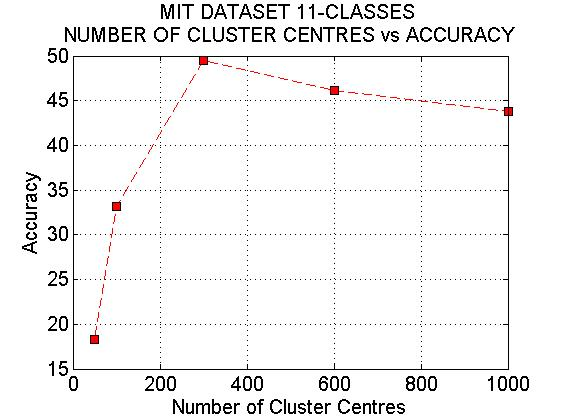
%> input picture paper/img/11c.jpg, 561 x 420 px
$ octave --eval "result = densSiftExtractor(imread('../paper/img/11c.jpg'));"   (GNU Octave 9; MATLAB toolbox functions it lacks are replaced by stand-ins)
%> lines starting %> are read from the running program, lines starting %| are printed output that depends on the picture
### processingPipeline/sp_dense_sift.m
function [sift_arr, grid_x, grid_y] = sp_dense_sift(I, grid_spacing, patch_size,num_bins)
%> called with grid_spacing = 24, patch_size = 24
% Original script by Svetlana Lazebnick
% Adapted by Antonio Torralba: modified using convolutions to speed up the computations.
% And brought back into Svetlana's library

if(~exist('grid_spacing','var'))
    grid_spacing = 1;
end
if(~exist('patch_size','var'))
    patch_size = 16;
end

if(~exist('num_bins','var'))
    num_bins = 4;
end


I = double(I);
I = mean(I,3);
%> I: size 300x400 double
I = I /max(I(:));

% parameters
num_angles = 8;

num_samples = num_bins * num_bins;
alpha = 9; %% parameter for attenuation of angles (must be odd)

if nargin < 5
    sigma_edge = 1;
end

angle_step = 2 * pi / num_angles;
angles = 0:angle_step:2*pi;
angles(num_angles+1) = []; % bin centers

[hgt wid] = size(I);
%> hgt = 300; wid = 400

[G_X,G_Y]=gen_dgauss(sigma_edge);

% add boundary:
I = [I(2:-1:1,:,:); I; I(end:-1:end-1,:,:)];
%> I: size 304x400 double
I = [I(:,2:-1:1,:) I I(:,end:-1:end-1,:)];
%> I: size 304x404 double

I = I-mean(I(:));
I_X = filter2(G_X, I, 'same'); % vertical edges
I_Y = filter2(G_Y, I, 'same'); % horizontal edges

I_X = I_X(3:end-2,3:end-2,:);
%> I_X: size 300x400 double
I_Y = I_Y(3:end-2,3:end-2,:);
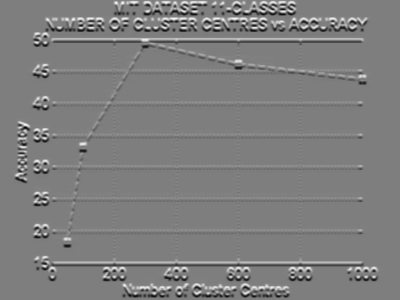
%> I_Y: size 300x400 double; min -0.849, max 0.858, mean -4.73e-05; drawn with min black and max white

I_mag = sqrt(I_X.^2 + I_Y.^2); % gradient magnitude
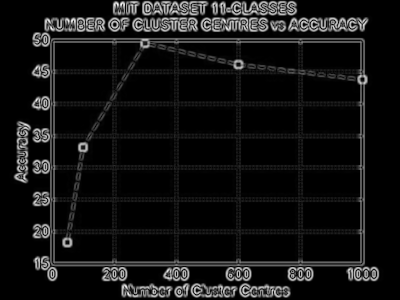
%> I_mag: size 300x400 double; min 2.89e-18, max 0.981, mean 0.0761
I_theta = atan2(I_Y,I_X);
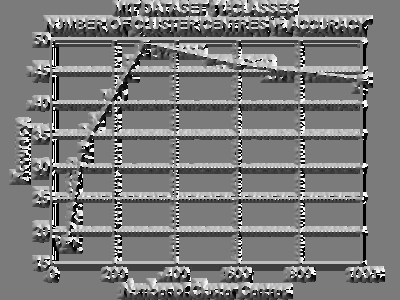
%> I_theta: size 300x400 double; min -3.14, max 3.14, mean -0.102; drawn with min black and max white
I_theta(find(isnan(I_theta))) = 0; % necessary????

% grid
grid_x = patch_size/2:grid_spacing:wid-patch_size/2+1;
grid_y = patch_size/2:grid_spacing:hgt-patch_size/2+1;

% make orientation images
I_orientation = zeros([hgt, wid, num_angles], 'single');

% for each histogram angle
cosI = cos(I_theta);
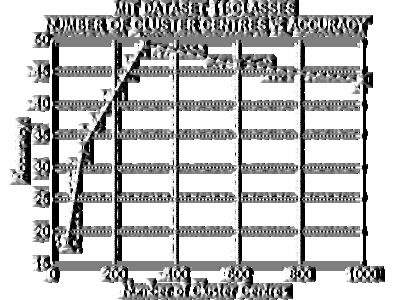
%> cosI: size 300x400 double; min -1, max 1, mean 0.501; drawn with min black and max white
sinI = sin(I_theta);
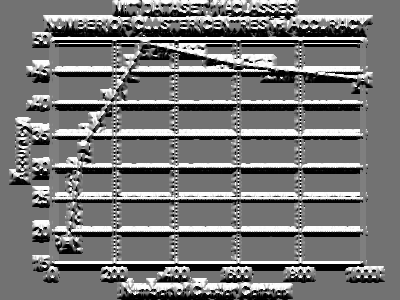
%> sinI: size 300x400 double; min -1, max 1, mean -0.0675; drawn with min black and max white
for a=1:num_angles
    % compute each orientation channel
    tmp = (cosI*cos(angles(a))+sinI*sin(angles(a))).^alpha;
    tmp = tmp .* (tmp > 0);

    % weight by magnitude
    I_orientation(:,:,a) = tmp .* I_mag;

end
%> this loop made 8 passes
%> pass 1, in sp_dense_sift, `tmp = tmp .* (tmp > 0);`:
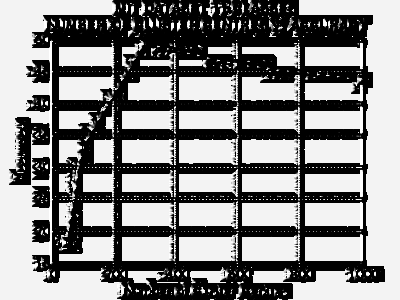
%> tmp: size 300x400 double; min 0, max 1, mean 0.543

% Convolution formulation:
weight_kernel = zeros(patch_size,patch_size);
r = patch_size/2;
cx = r - 0.5;
sample_res = patch_size/num_bins;
weight_x = abs((1:patch_size) - cx)/sample_res;
weight_x = (1 - weight_x) .* (weight_x <= 1);

for a = 1:num_angles
    %I_orientation(:,:,a) = conv2(I_orientation(:,:,a), weight_kernel, 'same');
    I_orientation(:,:,a) = conv2(weight_x, weight_x', I_orientation(:,:,a), 'same');

end

% Sample SIFT bins at valid locations (without boundary artifacts)
% find coordinates of sample points (bin centers)
[sample_x, sample_y] = meshgrid(linspace(1,patch_size+1,num_bins+1));
sample_x = sample_x(1:num_bins,1:num_bins); sample_x = sample_x(:)-patch_size/2;
sample_y = sample_y(1:num_bins,1:num_bins); sample_y = sample_y(:)-patch_size/2;

sift_arr = zeros([length(grid_y) length(grid_x) num_angles*num_bins*num_bins], 'single');
b = 0;
for n = 1:num_bins*num_bins
    sift_arr(:,:,b+1:b+num_angles) = I_orientation(grid_y+sample_y(n), grid_x+sample_x(n), :);
    b = b+num_angles;


end
%> after the loop, b = 128
clear I_orientation


% Outputs:
[grid_x,grid_y] = meshgrid(grid_x, grid_y);
[nrows, ncols, cols] = size(sift_arr);
%> nrows = 12; ncols = 16; cols = 128

% normalize SIFT descriptors

%sift_arr = reshape(sift_arr, [nrows*ncols num_angles*num_bins*num_bins]);
%sift_arr = normalize_sift(sift_arr);
%sift_arr = reshape(sift_arr, [nrows ncols num_angles*num_bins*num_bins]);


ct = .1;
sift_arr = sift_arr + ct;
tmp = sqrt(sum(sift_arr.^2, 3));
sift_arr = sift_arr ./ repmat(tmp, [1 1 size(sift_arr,3)]);

function [GX,GY]=gen_dgauss(sigma)

% laplacian of size sigma
%f_wid = 4 * floor(sigma);
%G = normpdf(-f_wid:f_wid,0,sigma);
%G = G' * G;
G = gen_gauss(sigma);
[GX,GY] = gradient(G);

GX = GX * 2 ./ sum(sum(abs(GX)));
GY = GY * 2 ./ sum(sum(abs(GY)));


function G=gen_gauss(sigma)

if all(size(sigma)==[1, 1])
    % isotropic gaussian
	f_wid = 4 * ceil(sigma) + 1;
    G = fspecial('gaussian', f_wid, sigma);
%	G = normpdf(-f_wid:f_wid,0,sigma);
%	G = G' * G;
else
    % anisotropic gaussian
    f_wid_x = 2 * ceil(sigma(1)) + 1;
    f_wid_y = 2 * ceil(sigma(2)) + 1;
    G_x = normpdf(-f_wid_x:f_wid_x,0,sigma(1));
    G_y = normpdf(-f_wid_y:f_wid_y,0,sigma(2));
    G = G_y' * G_x;
end

### processingPipeline/densSiftExtractor.m
function [siftFeatures] = densSiftExtractor( image )
%LLFE_IMPL
% This function calculates DSIFT features for the given image.
% siftFeatures is a 2D matrix where the rows are the different features and
% the columns the 128 dimensional sift vector

    % dummx implementation
    % siftFeatures = zeros(1,300);

    % image normalization (resizing to 300x400 or 400x300 depending on
    % image orientation)
    % this ensures that we get always the same number of SIFT features for every image

    if size(image,1) > size(image,2)
        im_res = imresize(image,[400 300]);
    else
        im_res = imresize(image,[300 400]);
    end

    % calculate DSIFT features:
    %[sift, gridX, gridY] = sp_dense_sift(im_res,32,32); % 108 features per image
    [sift, gridX, gridY] = sp_dense_sift(im_res,24,24); % 192 -||-
    %[sift, gridX, gridY] = sp_dense_sift(im_res,20,20); % 300 -||-
    siftFeatures = double(reshape(sift, [size(sift,1)*size(sift,2) size(sift,3)])); % bring sift features in 2D matrix
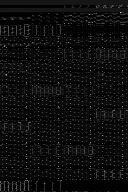
%> siftFeatures: size 192x128 double; min 0.00438, max 0.856, mean 0.0589

end

$ run again, on paper/img/67c.jpg
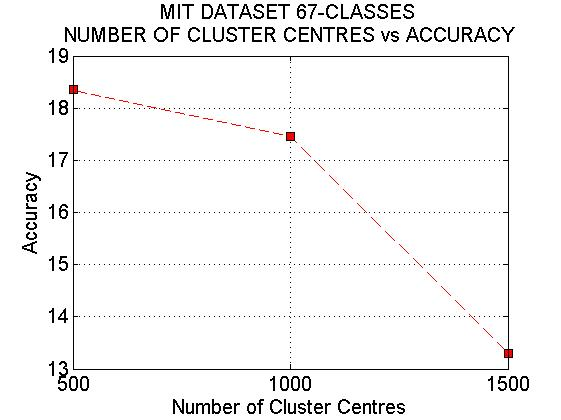
%> input picture paper/img/67c.jpg, 561 x 420 px
%> the loop in sp_dense_sift, `for a=1:num_angles` made 8 passes
%> pass 1, in sp_dense_sift, `tmp = (cosI*cos(angles(a))+sinI*sin(angles(a))).^alpha;`:
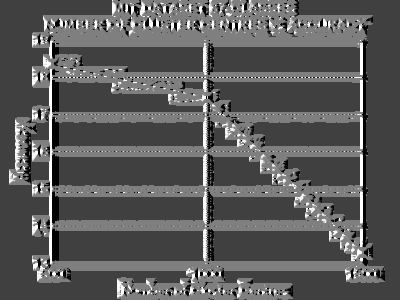
%> tmp: size 300x400 double; min -1, max 1, mean -0.288; drawn with min black and max white
%> after the loop in sp_dense_sift, `for n = 1:num_bins*num_bins`: b = 128
%> nrows = 12; ncols = 16; cols = 128
%> in densSiftExtractor, `siftFeatures = double(reshape(sift, [size(sift,1)*size(sift,2) size(si..`:
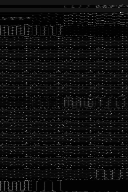
%> siftFeatures: size 192x128 double; min 0.00441, max 0.856, mean 0.0596

$ run again, on paper/img/pipeline.jpg
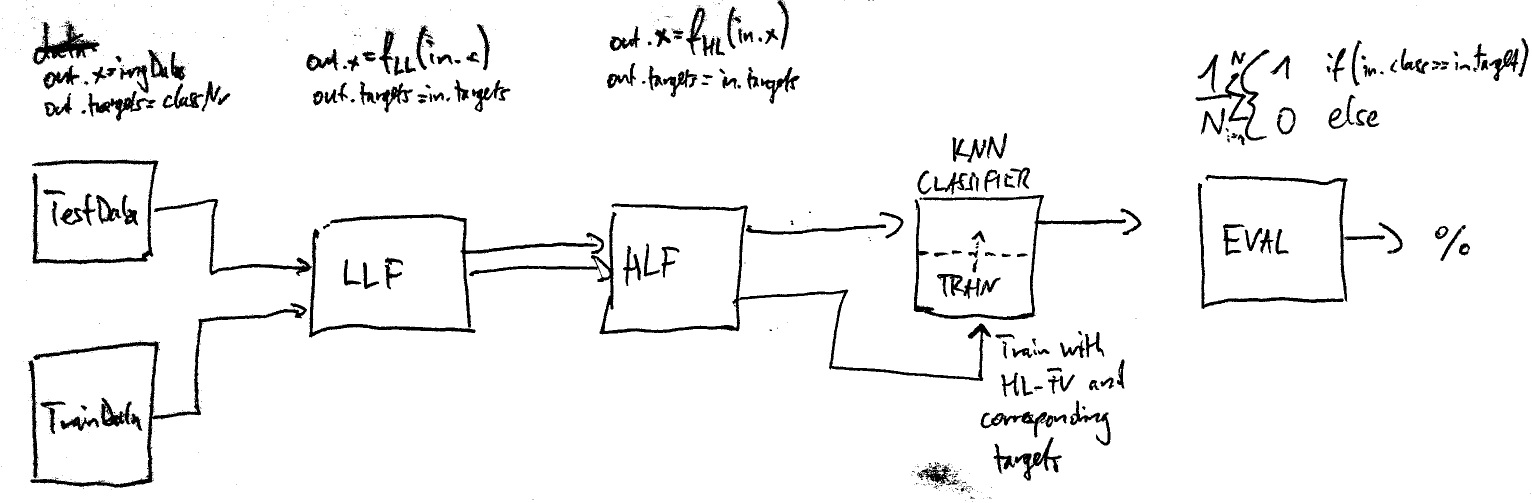
%> input picture paper/img/pipeline.jpg, 3064 x 1006 px (shown at 1/2 size)
%> after the loop in sp_dense_sift, `for n = 1:num_bins*num_bins`: b = 128
%> nrows = 12; ncols = 16; cols = 128
%> in densSiftExtractor, `siftFeatures = double(reshape(sift, [size(sift,1)*size(sift,2) size(si..`:
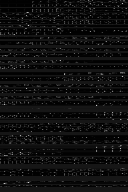
%> siftFeatures: size 192x128 double; min 0.00367, max 0.827, mean 0.0612
